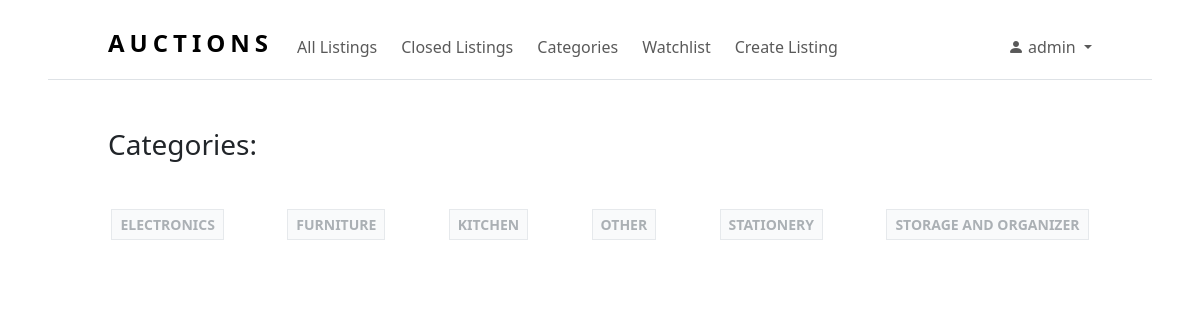
The page /categories (signed in) on the database its author committed.
### auctions/models.py (models this page shows)
class User(AbstractUser):
    pass
    watchlist = models.ManyToManyField("Auction", blank=True, related_name="watcher")

class Category(models.Model):
    category = models.CharField(max_length=255)
    class Meta:
        ordering = ["category"]
    def __str__(self):
        return self.category

### auctions/views.py (the view)
# urls.py: path("categories", views.categories, name="categories"),
def categories(request):
    return render(request, "auctions/categories.html", {
        "categories": Category.objects.all(),
        "headline": f"Categories:"
    })

### auctions/templates/auctions/categories.html
{% extends "auctions/layout.html" %}
{% block body %}
<div class="container mx-5 my-2">
    <div class="mx-5">
        <h3>{{ headline }}</h3>
    </div>
</div>
<div class="d-flex flex-wrap m-5 justify-content-evenly ">
    {% for category in categories %}
    <div class="mb-2 d-block">
        <div class="btn btn-sm btn-light border rounded-0 text-uppercase text-decoration-none text-secondary fw-bold opacity-75">
            <a href="{% url 'listing_category' category_name=category %}"
        class="text-uppercase text-decoration-none text-secondary fw-bold opacity-75">{{category}}</a>
        </div>
    </div>
    {% endfor %}
</div>
{% endblock %}

### auctions/templates/auctions/layout.html (shortened to what this page needs)
{% load static %}
<!DOCTYPE html>
<html lang="en">
    <head>
        <link href="https://cdn.jsdelivr.net/npm/bootstrap@5.3.0-alpha3/dist/css/bootstrap.min.css" rel="stylesheet">
        <link rel="stylesheet" href="https://cdn.jsdelivr.net/npm/bootstrap-icons@1.10.4/font/bootstrap-icons.css">
        <link href="{% static 'auctions/styles.css' %}" rel="stylesheet">
    </head>
    <body>
        <nav class="mx-5 pt-4 navbar navbar-expand-lg navbar-white bg-white sticky-top border-bottom">
            <div class="mx-5 container-fluid">
                <a class="text-decoration-none navbar-brand me-3" href="/">
                    <h4 class="fw-bold" style="letter-spacing:5px;">AUCTIONS</h4>
                </a>
                <div class="collapse navbar-collapse" id="navbarNavDropdown">
                    <ul class="navbar-nav me-auto mb-2 mb-lg-0">
                        <li class="nav-item">
                            <a class="nav-link me-2" aria-current="page" href="{% url 'all' %}">All Listings</a>
                        </li>
                        <li class="nav-item">
                            <a class="nav-link me-2" aria-current="page" href="{% url 'closed' %}">Closed Listings</a>
                        </li>
                        <li class= "nav-item">
                            <a class="nav-link me-2" href="{% url 'categories' %}">Categories</a>
                        </li>
                        <li class="nav-item">
                            <a class="nav-link me-2" href="{% url 'watchlists' %}">Watchlist</a>
                        </li>
                        <li class="nav-item">
                            <a class="nav-link me-2" href="{% url 'create' %}">Create Listing</a>
                        </li>
                    </ul>
                    <span class="navbar-text dropdown">
                        {% if user.is_authenticated %}
                        <div class="dropdown-toggle" href="/" role="button" data-bs-toggle="dropdown" aria-expanded="false">
                            <i class="bi bi-person-fill me-1"></i>{{ user.username }}
                        </div>
                        {% endif %}
                    </span>
                </div>
            </div>
        </nav>
        <div class="mt-5">
        {% block body %}
        {% endblock %}
        </div>
    </body>
</html>

### auctions/static/auctions/styles.css (style rules this page uses)
body { padding: 0px; }
:root { --maintransition: all 0.3s linear; }

### rows shown on the page
User: username "admin"
Category: category "ELECTRONICS"
Category: category "FURNITURE"
Category: category "KITCHEN"
Category: category "OTHER"
Category: category "STATIONERY"
Category: category "STORAGE AND ORGANIZER"

### other values the page prints
{{ headline }} "Categories:"
